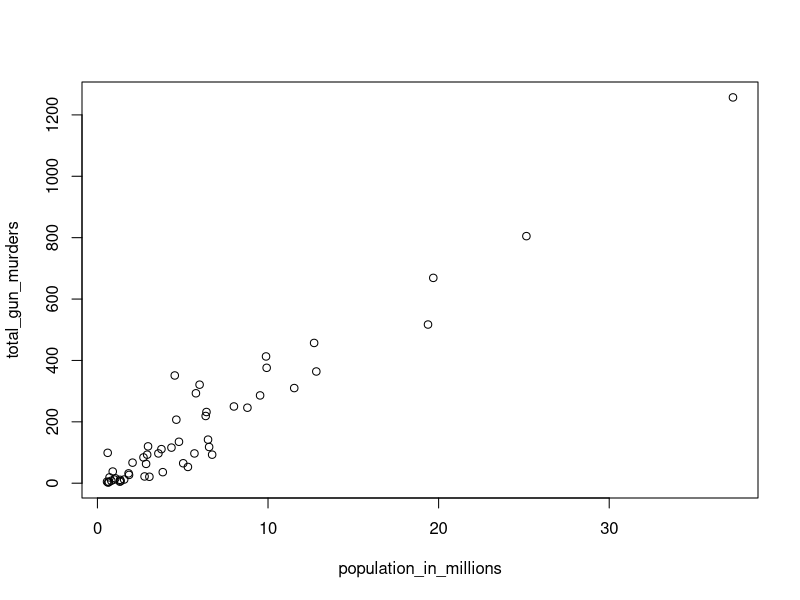
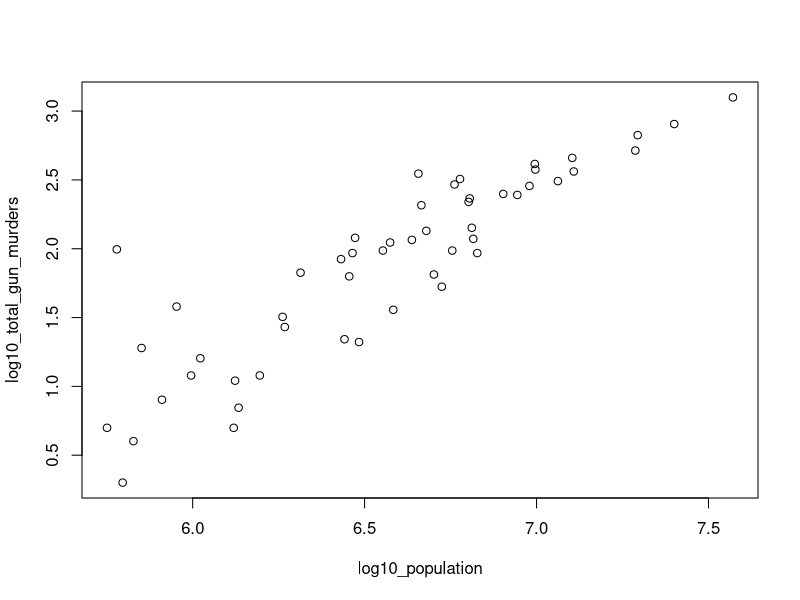
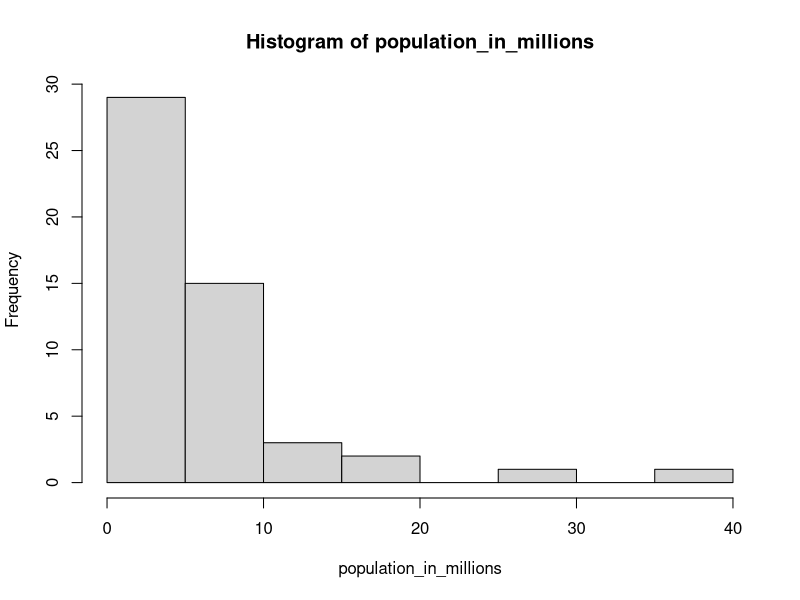
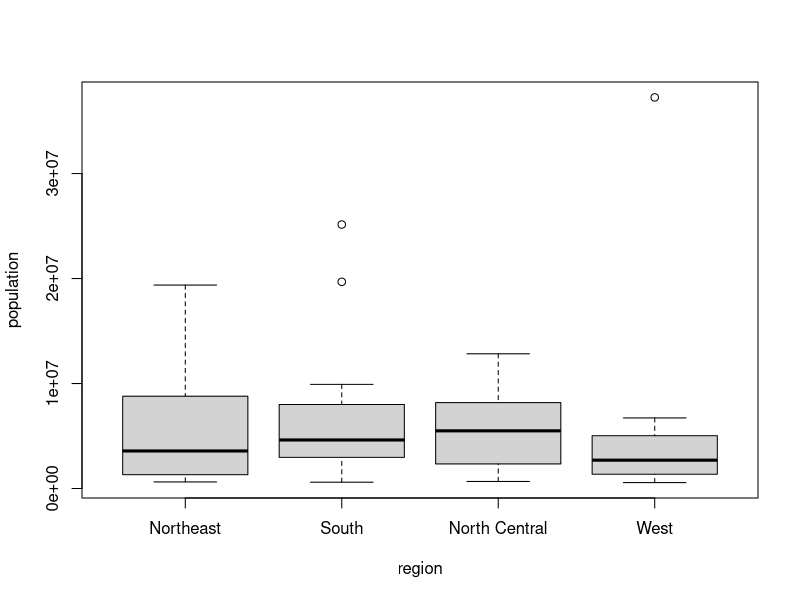
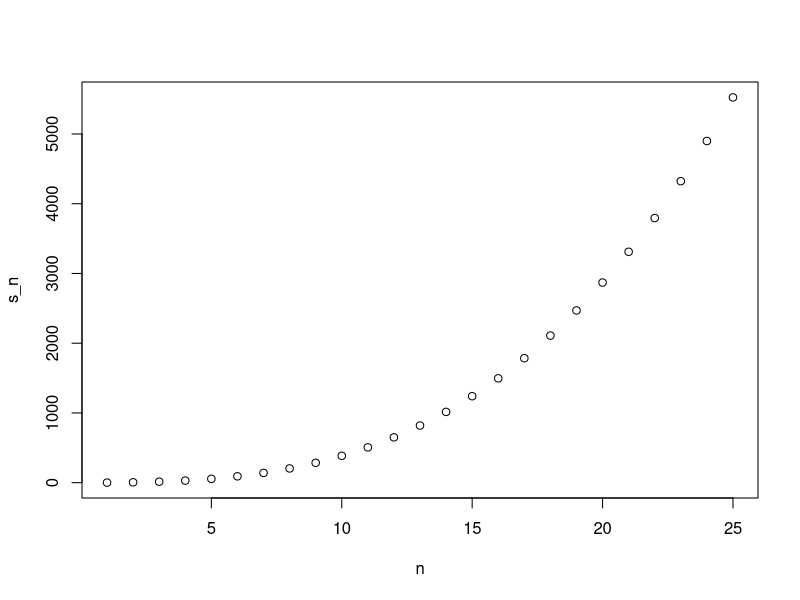

Recreate these plots in R, in order.
# Here is how you compute the sum for the first 20 integers
20*(20+1)/2 

# However, we can define a variable to use the formula for other values of n
n <- 20
n*(n+1)/2

n <- 25
n*(n+1)/2

# Below, write code to calculate the sum of the first 100 integers
n <- 100
n*(n+1)/2

# Below, write code to calculate the sum of the first 1000 integers 
n<-1000
n*(n+1)/2

# log to the base 2 
log2(16)

# sqrt of the log to the base 2 of 16:
sqrt(log2(16))

# Compute log to the base 10 (log10) of the sqrt of 100. Do not use variables.
log10(sqrt(100))

# Load package and data

library(dslabs)
data(murders)

# Use the function names to extract the variable names 
names(murders)
# To access the population variable from the murders dataset use this code:
p <- murders$population 

# To determine the class of object `p` we use this code:
class(p)

# Use the accessor to extract state abbreviations and assign it to a
a<-murders$abb
# Determine the class of a
class(a)
# We extract the population like this:
p <- murders$population

# This is how we do the same with the square brackets:
o <- murders[["population"]] 

# We can confirm these two are the same
identical(o, p)

# Use square brackets to extract `abb` from `murders` and assign it to b
b <- murders[["abb"]]
# Check if `a` and `b` are identical 
identical(a, b)
# We can see the class of the region variable using class
class(murders$region)

# Determine the number of regions included in this variable 
length(levels(murders$region))
# Here is an example of what the table function does
x <- c("a", "a", "b", "b", "b", "c")
table(x)

# Write one line of code to show the number of states per region
table(murders$region)

# Here is an example creating a numeric vector named cost
cost <- c(50, 75, 90, 100, 150)

# Create a numeric vector to store the temperatures listed in the instructions into a vector named temp
# Make sure to follow the same order in the instructions
temp <- c(Beijing=35, Lagos= 88, Paris= 42, "Rio de Janeiro"= 84, "San Juan"= 81, Toronto=30)
temp

# here is an example of how to create a character vector
food <- c("pizza", "burgers", "salads", "cheese", "pasta")

# Create a character vector called city to store the city names
# Make sure to follow the same order as in the instructions
city <- c("Beijing", "Lagos", "Paris", "Rio de Janeiro", "San Juan", "Toronto")

# Associate the cost values with its corresponding food item
cost <- c(50, 75, 90, 100, 150)
food <- c("pizza", "burgers", "salads", "cheese", "pasta")
names(cost) <- food

# You already wrote this code
temp <- c(35, 88, 42, 84, 81, 30)
city <- c("Beijing", "Lagos", "Paris", "Rio de Janeiro", "San Juan", "Toronto")

# Associate the temperature values with its corresponding city
names(temp) <-city

# cost of the last 3 items in our food list:
cost[3:5]

# temperatures of the first three cities in the list:
temp[1:3]

# Access the cost of pizza and pasta from our food list 
cost[c(1,5)]

# Define temp
temp <- c(35, 88, 42, 84, 81, 30)
city <- c("Beijing", "Lagos", "Paris", "Rio de Janeiro", "San Juan", "Toronto")
names(temp) <- city

# Access the temperatures of Paris and San Juan
temp[c(3,5)]

# Create a vector m of integers that starts at 32 and ends at 99.
m <- 32:99

# Determine the length of object m.
length(m)

# Create a vector x of integers that starts at 12 and ends at 73.
x <- 12:73
# Determine the length of object x.
length(x)
# Create a vector with the multiples of 7, smaller than 50.
seq(7, 49, 7) 

# Create a vector containing all the positive odd numbers smaller than 100.
# The numbers should be in ascending order
seq(1,99,2)

# We can create a vector with the multiples of 7, smaller than 50 like this 
seq(7, 49, 7) 

# But note that the second argument does not need to be the last number
# It simply determines the maximum value permitted
# so the following line of code produces the same vector as seq(7, 49, 7)
seq(7, 50, 7)

# Create a sequence of numbers from 6 to 55, with 4/7 increments and determine its length
length(seq(6,55,4/7))

# Store the sequence in the object a
a <- seq(1, 10, length.out = 100)

# Determine the class of a
class(a)
a


# Store the sequence in the object a
a <- seq(1, 10)

# Determine the class of a
class(a)

# Check the class of 1, assigned to the object a
class(1)

# Confirm the class of 1L is integer
class(1L)

# Define the vector x
x <- c(1, 3, 5,"a")

# Note that the x is character vector
x

# Typecast the vector to get an integer vector
# You will get a warning but that is ok
x <- as.numeric(x)


# Access the `state` variable and store it in an object 
states <- murders$state 

# Sort the object alphabetically and redefine the object 
states <- sort(states) 

# Report the first alphabetical value  
states[1]

# Access population values from the dataset and store it in pop
pop <- murders$population
# Sort the object and save it in the same object 
pop <- sort(pop)
# Report the smallest population size 
pop[1]

# Access population from the dataset and store it in pop
pop <- murders$population
# Use the command order to find the vector of indexes that order pop and store in object ord
ord <- order(pop)
# Find the index number of the entry with the smallest population size
ord[1]
# Find the index of the smallest value for variable total 
which.min(murders$total)

# Find the index of the smallest value for population
which.min(murders$population)

# Define the variable i to be the index of the smallest state
i <- which.min(murders$population)

# Define variable states to hold the states
states <- murders$state
# Use the index you just defined to find the state with the smallest population
states[i]

# Store temperatures in an object 
temp <- c(35, 88, 42, 84, 81, 30)

# Store city names in an object 
city <- c("Beijing", "Lagos", "Paris", "Rio de Janeiro", "San Juan", "Toronto")

# Create data frame with city names and temperature 
city_temps <- data.frame(name = city, temperature = temp)

# Define a variable states to be the state names 
states <- murders$state

# Define a variable ranks to determine the population size ranks 
ranks <- rank(murders$population)

# Create a data frame my_df with the state name and its rank
my_df <- data.frame(state = states, rank = ranks)
my_df

# Define a variable states to be the state names from the murders data frame
states <- murders$state

# Define a variable ranks to determine the population size ranks 
ranks <-rank(murders$population)

# Define a variable ind to store the indexes needed to order the population values
ind <- order(murders$population)

# Create a data frame my_df with the state name and its rank and ordered from least populous to most 
my_df <- data.frame(state <- states[ind], rank<-ranks[ind] )
my_df

# Using new dataset 
library(dslabs)
data(na_example)

# Checking the structure 
str(na_example)

# Find out the mean of the entire dataset 
mean(na_example)

# Use is.na to create a logical index ind that tells which entries are NA
ind <- is.na(na_example)
# Determine how many NA ind has using the sum function
sum(ind)

# Note what we can do with the ! operator
x <- c(1, 2, 3)
ind <- c(FALSE, TRUE, FALSE)
x[!ind]

# Create the ind vector
library(dslabs)
data(na_example)
ind <- is.na(na_example)

# We saw that this gives an NA
mean(na_example)

# Compute the average, for entries of na_example that are not NA 
mean(na_example[!ind])

# Assign city names to `city` 
city <- c("Beijing", "Lagos", "Paris", "Rio de Janeiro", "San Juan", "Toronto")

# Store temperature values in `temp`
temp <- c(35, 88, 42, 84, 81, 30)

# Convert temperature into Celsius and overwrite the original values of 'temp' with these Celsius values
temp <- 5/9*(temp - 32)
# Create a data frame `city_temps` 
city_temps <- data.frame(name = city, temperature = temp)

# Define an object `x` with the numbers 1 through 100
x <- 1:100
# Compute the sum 
sum(1/x**2)

# Load the data
library(dslabs)
data(murders)

# Store the per 100,000 murder rate for each state in murder_rate
murder_rate <- murders$total / murders$population * 100000
# Calculate the average murder rate in the US 
mean(murder_rate)

# Here is how you compute the sum for the first 20 integers
20*(20+1)/2 

# However, we can define a variable to use the formula for other values of n
n <- 20
n*(n+1)/2

n <- 25
n*(n+1)/2

# Below, write code to calculate the sum of the first 100 integers
n <- 100
n*(n+1)/2

# Below, write code to calculate the sum of the first 1000 integers 
n<-1000
n*(n+1)/2

# log to the base 2 
log2(16)

# sqrt of the log to the base 2 of 16:
sqrt(log2(16))

# Compute log to the base 10 (log10) of the sqrt of 100. Do not use variables.
log10(sqrt(100))

# Load package and data

library(dslabs)
data(murders)

# Use the function names to extract the variable names 
names(murders)
# To access the population variable from the murders dataset use this code:
p <- murders$population 

# To determine the class of object `p` we use this code:
class(p)

# Use the accessor to extract state abbreviations and assign it to a
a<-murders$abb
# Determine the class of a
class(a)
# We extract the population like this:
p <- murders$population

# This is how we do the same with the square brackets:
o <- murders[["population"]] 

# We can confirm these two are the same
identical(o, p)

# Use square brackets to extract `abb` from `murders` and assign it to b
b <- murders[["abb"]]
# Check if `a` and `b` are identical 
identical(a, b)
# We can see the class of the region variable using class
class(murders$region)

# Determine the number of regions included in this variable 
length(levels(murders$region))
# Here is an example of what the table function does
x <- c("a", "a", "b", "b", "b", "c")
table(x)

# Write one line of code to show the number of states per region
table(murders$region)

# Here is an example creating a numeric vector named cost
cost <- c(50, 75, 90, 100, 150)

# Create a numeric vector to store the temperatures listed in the instructions into a vector named temp
# Make sure to follow the same order in the instructions
temp <- c(Beijing=35, Lagos= 88, Paris= 42, "Rio de Janeiro"= 84, "San Juan"= 81, Toronto=30)
temp

# here is an example of how to create a character vector
food <- c("pizza", "burgers", "salads", "cheese", "pasta")

# Create a character vector called city to store the city names
# Make sure to follow the same order as in the instructions
city <- c("Beijing", "Lagos", "Paris", "Rio de Janeiro", "San Juan", "Toronto")

# Associate the cost values with its corresponding food item
cost <- c(50, 75, 90, 100, 150)
food <- c("pizza", "burgers", "salads", "cheese", "pasta")
names(cost) <- food

# You already wrote this code
temp <- c(35, 88, 42, 84, 81, 30)
city <- c("Beijing", "Lagos", "Paris", "Rio de Janeiro", "San Juan", "Toronto")

# Associate the temperature values with its corresponding city
names(temp) <-city

# cost of the last 3 items in our food list:
cost[3:5]

# temperatures of the first three cities in the list:
temp[1:3]

# Access the cost of pizza and pasta from our food list 
cost[c(1,5)]

# Define temp
temp <- c(35, 88, 42, 84, 81, 30)
city <- c("Beijing", "Lagos", "Paris", "Rio de Janeiro", "San Juan", "Toronto")
names(temp) <- city

# Access the temperatures of Paris and San Juan
temp[c(3,5)]

# Create a vector m of integers that starts at 32 and ends at 99.
m <- 32:99

# Determine the length of object m.
length(m)

# Create a vector x of integers that starts at 12 and ends at 73.
x <- 12:73
# Determine the length of object x.
length(x)
# Create a vector with the multiples of 7, smaller than 50.
seq(7, 49, 7) 

# Create a vector containing all the positive odd numbers smaller than 100.
# The numbers should be in ascending order
seq(1,99,2)

# We can create a vector with the multiples of 7, smaller than 50 like this 
seq(7, 49, 7) 

# But note that the second argument does not need to be the last number
# It simply determines the maximum value permitted
# so the following line of code produces the same vector as seq(7, 49, 7)
seq(7, 50, 7)

# Create a sequence of numbers from 6 to 55, with 4/7 increments and determine its length
length(seq(6,55,4/7))

# Store the sequence in the object a
a <- seq(1, 10, length.out = 100)

# Determine the class of a
class(a)
a


# Store the sequence in the object a
a <- seq(1, 10)

# Determine the class of a
class(a)

# Check the class of 1, assigned to the object a
class(1)

# Confirm the class of 1L is integer
class(1L)

# Define the vector x
x <- c(1, 3, 5,"a")

# Note that the x is character vector
x

# Typecast the vector to get an integer vector
# You will get a warning but that is ok
x <- as.numeric(x)


# Access the `state` variable and store it in an object 
states <- murders$state 

# Sort the object alphabetically and redefine the object 
states <- sort(states) 

# Report the first alphabetical value  
states[1]

# Access population values from the dataset and store it in pop
pop <- murders$population
# Sort the object and save it in the same object 
pop <- sort(pop)
# Report the smallest population size 
pop[1]

# Access population from the dataset and store it in pop
pop <- murders$population
# Use the command order to find the vector of indexes that order pop and store in object ord
ord <- order(pop)
# Find the index number of the entry with the smallest population size
ord[1]
# Find the index of the smallest value for variable total 
which.min(murders$total)

# Find the index of the smallest value for population
which.min(murders$population)

# Define the variable i to be the index of the smallest state
i <- which.min(murders$population)

# Define variable states to hold the states
states <- murders$state
# Use the index you just defined to find the state with the smallest population
states[i]

# Store temperatures in an object 
temp <- c(35, 88, 42, 84, 81, 30)

# Store city names in an object 
city <- c("Beijing", "Lagos", "Paris", "Rio de Janeiro", "San Juan", "Toronto")

# Create data frame with city names and temperature 
city_temps <- data.frame(name = city, temperature = temp)

# Define a variable states to be the state names 
states <- murders$state

# Define a variable ranks to determine the population size ranks 
ranks <- rank(murders$population)

# Create a data frame my_df with the state name and its rank
my_df <- data.frame(state = states, rank = ranks)
my_df

# Define a variable states to be the state names from the murders data frame
states <- murders$state

# Define a variable ranks to determine the population size ranks 
ranks <-rank(murders$population)

# Define a variable ind to store the indexes needed to order the population values
ind <- order(murders$population)

# Create a data frame my_df with the state name and its rank and ordered from least populous to most 
my_df <- data.frame(state <- states[ind], rank<-ranks[ind] )
my_df

# Using new dataset 
library(dslabs)
data(na_example)

# Checking the structure 
str(na_example)

# Find out the mean of the entire dataset 
mean(na_example)

# Use is.na to create a logical index ind that tells which entries are NA
ind <- is.na(na_example)
# Determine how many NA ind has using the sum function
sum(ind)

# Note what we can do with the ! operator
x <- c(1, 2, 3)
ind <- c(FALSE, TRUE, FALSE)
x[!ind]

# Create the ind vector
library(dslabs)
data(na_example)
ind <- is.na(na_example)

# We saw that this gives an NA
mean(na_example)

# Compute the average, for entries of na_example that are not NA 
mean(na_example[!ind])

# Assign city names to `city` 
city <- c("Beijing", "Lagos", "Paris", "Rio de Janeiro", "San Juan", "Toronto")

# Store temperature values in `temp`
temp <- c(35, 88, 42, 84, 81, 30)

# Convert temperature into Celsius and overwrite the original values of 'temp' with these Celsius values
temp <- 5/9*(temp - 32)
# Create a data frame `city_temps` 
city_temps <- data.frame(name = city, temperature = temp)

# Define an object `x` with the numbers 1 through 100
x <- 1:100
# Compute the sum 
sum(1/x**2)

# Load the data
library(dslabs)
data(murders)

# Store the per 100,000 murder rate for each state in murder_rate
murder_rate <- murders$total / murders$population * 100000
# Calculate the average murder rate in the US 
mean(murder_rate)


# Store the 3 abbreviations in a vector called `abbs` (remember that they are character vectors and need quotes)
abbs=c("AK","MI","IA")
# Match the abbs to the murders$abb and store in ind
ind <- match(abbs, murders$abb,  nomatch = NA_integer_, incomparables = NULL)
ind
# Print state names from ind
murders$state[ind]

# Store the 5 abbreviations in `abbs`. (remember that they are character vectors)
abbs=c("MA","ME","MI","MO","MU")

# Use the %in% command to check if the entries of abbs are abbreviations in the the murders data frame
abbs %in% murders$abb
# Store the 5 abbreviations in abbs. (remember that they are character vectors)
abbs <- c("MA", "ME", "MI", "MO", "MU") 

# Use the `which` command and `!` operator to find out which index abbreviations are not actually part of the dataset and store in `ind`
ind <- which(! abbs %in% murders$abb)
ind
# Names of abbreviations in `ind`
abbs[ind]

# Store the murder rate per 100,000 for each state, in `murder_rate`
murder_rate <- murders$total / murders$population * 100000

# Store the `murder_rate < 1` in `low` 
low <- murder_rate <1
low

# Store the murder rate per 100,000 for each state, in murder_rate
murder_rate <- murders$total/murders$population*100000

# Store the murder_rate < 1 in low 
low <- murder_rate < 1

# Get the indices of entries that are below 1
which(low)
# Store the murder rate per 100,000 for each state, in murder_rate
murder_rate <- murders$total/murders$population*100000

# Store the murder_rate < 1 in low 
low <- murder_rate < 1

# Names of states with murder rates lower than 1
murders$state[low]

# Store the murder rate per 100,000 for each state, in `murder_rate`
murder_rate <- murders$total/murders$population*100000

# Store the `murder_rate < 1` in `low` 
low <- murder_rate < 1

# Create a vector ind for states in the Northeast and with murder rates lower than 1. 
ind <- low & murders$region == "Northeast"
# Names of states in `ind` 
murders$state[ind]

# Store the murder rate per 100,000 for each state, in murder_rate
murder_rate <- murders$total/murders$population*100000


# Compute the average murder rate using `mean` and store it in object named `avg`
avg = mean(murder_rate)

# How many states have murder rates below avg ? Check using sum 
s <- sum(c(murder_rate < avg))

# Store the 3 abbreviations in a vector called `abbs` (remember that they are character vectors and need quotes)
abbs=c("AK","MI","IA")
# Match the abbs to the murders$abb and store in ind
ind <- match(abbs, murders$abb,  nomatch = NA_integer_, incomparables = NULL)
ind
# Print state names from ind
murders$state[ind]

# Store the 5 abbreviations in `abbs`. (remember that they are character vectors)
abbs=c("MA","ME","MI","MO","MU")

# Use the %in% command to check if the entries of abbs are abbreviations in the the murders data frame
abbs %in% murders$abb

# Store the 5 abbreviations in abbs. (remember that they are character vectors)
abbs <- c("MA", "ME", "MI", "MO", "MU") 

# Use the `which` command and `!` operator to find out which index abbreviations are not actually part of the dataset and store in `ind`
ind <- which(! abbs %in% murders$abb)
ind
# Names of abbreviations in `ind`
abbs[ind]


# Loading data
library(dslabs)
data(murders)

# Loading dplyr
library(dplyr)

# Redefine murders so that it includes a column named rate with the per 100,000 murder rates
murders <-mutate(murders, rate = total/population*100000)

# Note that if you want ranks from highest to lowest you can take the negative and then compute the ranks 
x <- c(88, 100, 83, 92, 94)
rank(-x)

# Defining rate
rate <-  murders$total/ murders$population * 100000

# Redefine murders to include a column named rank
# with the ranks of rate from highest to lowest
murders <- mutate(murders, rank(-rate))

# Load dplyr
library(dplyr)

# Use select to only show state names and abbreviations from murders
select(murders, state, abb)

# Add the necessary columns
murders <- mutate(murders, rate = total/population * 100000, rank = rank(-rate))

# Filter to show the top 5 states with the highest murder rates
filter(murders, rank <= 5)

# Use filter to create a new data frame no_south
no_south <- filter(murders, region != "South")
# Use nrow() to calculate the number of rows
nrow(no_south)

# Create a new data frame called murders_nw with only the states from the northeast and the west
murders_nw <- filter(murders, region == "Northeast" | region == "West")
# Number of states (rows) in this category 
nrow(murders_nw)

# add the rate column
murders <- mutate(murders, rate =  total / population * 100000, rank = rank(-rate))

# Create a table, call it my_states, that satisfies both the conditions 
my_states <- filter(murders,  (region == "Northeast" | region == "West") & rate <1)
# Use select to show only the state name, the murder rate and the rank
select(my_states, state, rate, rank)

# Load library
library(dplyr)

## Define the rate column
murders <- mutate(murders, rate =  total / population * 100000, rank = rank(-rate))

# show the result and only include the state, rate, and rank columns, all in one line
 filter(murders,  (region == "Northeast" | region == "West") & rate <1) %>% select(state, rate, rank)

# Loading the libraries
library(dplyr)
data(murders)

# Create new data frame called my_states (with specifications in the instructions)


## Define the rate column
my_states <- murders %>% mutate(rate =  total / population * 100000, rank = rank(-rate)) %>% filter((region == "Northeast" | region == "West") & rate <1) %>% select(state, rate, rank)


# Load the datasets and define some variables
library(dslabs)
data(murders)

population_in_millions <- murders$population/10^6
total_gun_murders <- murders$total

plot(population_in_millions, total_gun_murders)

# Transform population using the log10 transformation and save to object log10_population
log10_population <- log10(murders$population)

# Transform total gun murders using log10 transformation and save to object log10_total_gun_murders
log10_total_gun_murders <- log10(murders$total)
# Create a scatterplot with the log scale transformed population and murders 
plot(log10_population, log10_total_gun_murders)

# Store the population in millions and save to population_in_millions 
population_in_millions <- murders$population/10^6


# Create a histogram of this variable
hist(population_in_millions)

# Create a boxplot of state populations by region for the murders dataset
boxplot(population~region, data=murders)

(new_names <- ifelse(nchar(murders$state) > 8, murders$abb, murders$state)) 
# Create function called `sum_n`
sum_n <- function(x){
  y <- x *(x + 1) / 2
  y
}
# Use the function to determine the sum of integers from 1 to 5000
(sum_n(500))

# Create `altman_plot` 
altman_plot <- function(x, y){
  plot(x+y, y-x)
}

# Write a function compute_s_n with argument n that for any given n computes the sum of 1 + 2^2 + ...+ n^2
compute_s_n <- function(n){
  x <- 1:n
  sum(x^2)
}

# Define a function and store it in `compute_s_n`
compute_s_n <- function(n){
  x <- 1:n
  sum(x^2)
}

# Create a vector for storing results
s_n <- vector("numeric", 25)

# write a for-loop to store the results in s_n
for (i in 1:25){
  s_n[i] <- compute_s_n(i)
}
s_n

# Define the function
compute_s_n <- function(n){
  x <- 1:n
  sum(x^2)
}

# Define the vector of n
n <- 1:25

# Define the vector to store data
s_n <- vector("numeric", 25)
for(i in n){
  s_n[i] <- compute_s_n(i)
}

#  Create the plot 
plot(n, s_n)

f_n <- vector("numeric", 25)
for(i in n){
  s_n[i] <- compute_s_n(i)
  f_n[i] <- i * (i + 1)*(2 * i + 1)/6
}
# Check that s_n is identical to the formula given in the instructions.

identical(s_n, f_n)
